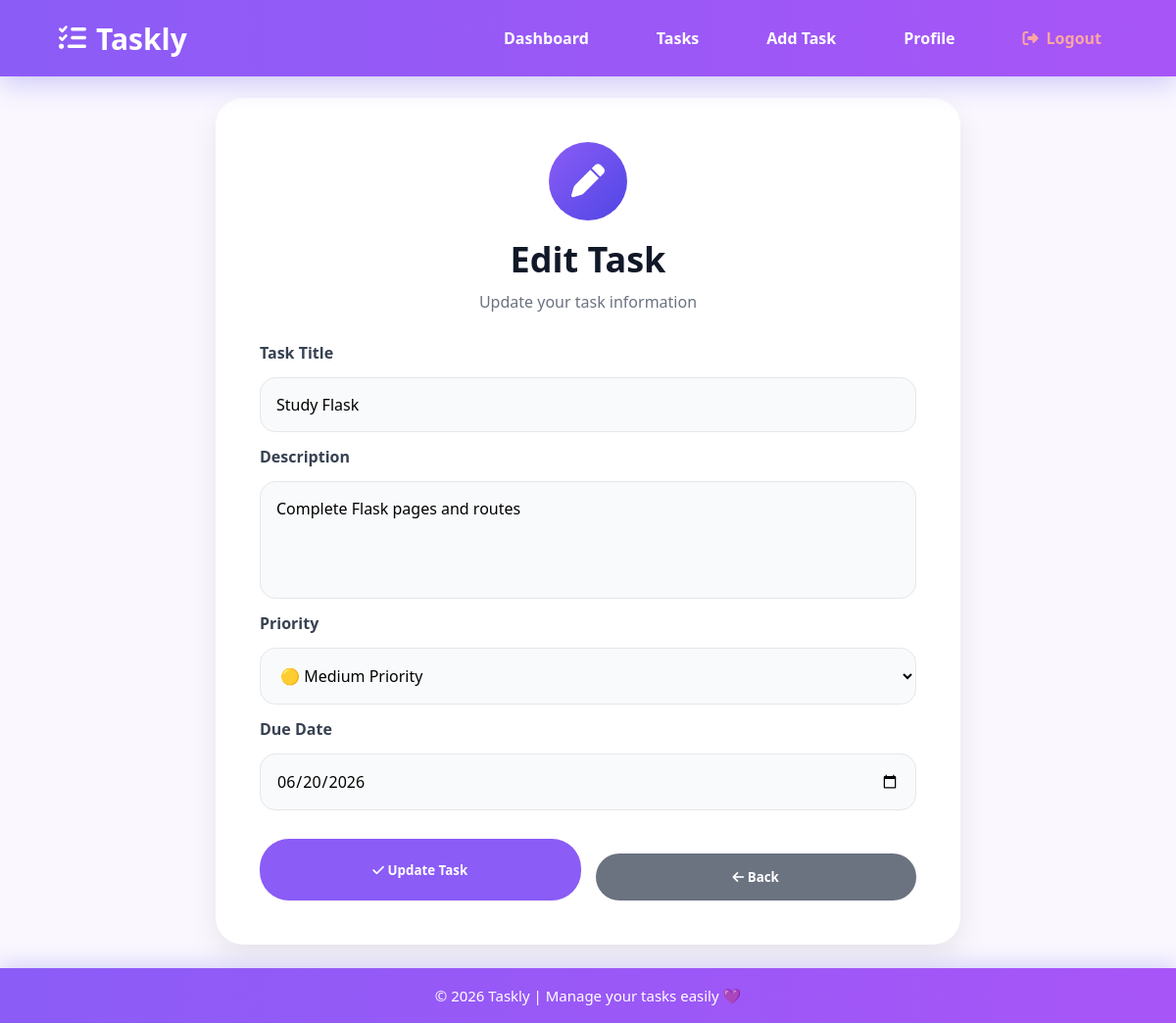
The app's page /edit-task/10 (signed in) with its own data.
### tables this page shows
CREATE TABLE tasks (
    id INTEGER PRIMARY KEY AUTOINCREMENT,
    title TEXT NOT NULL,
    description TEXT,
    due_date DATE,
    priority TEXT NOT NULL CHECK(priority IN ('Low', 'Medium', 'High')),
    status TEXT NOT NULL DEFAULT 'In Progress',
    user_id INTEGER NOT NULL, category_id INTEGER,
    FOREIGN KEY (user_id) REFERENCES users(id)
);

### app.py (the view, shortened to what this page needs)
@app.route("/edit-task/<int:task_id>", methods=["GET", "POST"])
def edit_task(task_id):
    if "user_id" not in session:
        return redirect(url_for("login"))
    conn = get_db()
    task = conn.execute(
        "SELECT * FROM tasks WHERE id = ? AND user_id = ?",
        (task_id, session["user_id"])
    ).fetchone()
    if task is None:
        conn.close()
        return "Task not found"
    conn.close()
    return render_template("edit_task.html", task=task)

### app.py (called while the page is built)
def get_db():
    conn = sqlite3.connect("taskly.db")
    conn.row_factory = sqlite3.Row
    return conn

### templates/edit_task.html (shortened to what this page needs)
{% extends "layout.html" %}
{% block content %}
<div class="edit-task-card">
    <div class="edit-task-header">
        <div class="edit-task-icon">
            <i class="fa-solid fa-pen"></i>
        </div>
        <h1>Edit Task</h1>
        <p>Update your task information</p>
    </div>
    <form method="POST" class="task-form">
        <label>Task Title</label>
        <input type="text" name="title" value="{{ task['title'] }}" required>
        <label>Description</label>
        <textarea name="description">{{ task['description'] }}</textarea>
        <label>Priority</label>
        <select name="priority">
            <option value="Medium" {% if task['priority'] == 'Medium' %}selected{% endif %}>🟡 Medium Priority</option>
        </select>
        <label>Due Date</label>
        <input type="date" name="due_date" value="{{ task['due_date'] }}" required>
        <div class="form-actions">
            <button type="submit" class="save-btn">
                <i class="fa-solid fa-check"></i>
                Update Task
            </button>
            <button type="button" class="back-btn" onclick="history.back()">
                <i class="fa-solid fa-arrow-left"></i>
                Back
            </button>
        </div>
    </form>
</div>
{% endblock %}

### static/css/style.css (style rules this page uses)
* { margin: 0; padding: 0; box-sizing: border-box; font-family: "Segoe UI", sans-serif; }
body { min-height: 100svh; display: flex; justify-content: center; align-items: center; background: #faf7ff; padding-top: 100px; padding-bottom: 80px; }
.back-btn { display: block; width: 100%; padding: 15px; margin-top: 15px; text-align: center; text-decoration: none; color: white; border-radius: 30px; background: linear-gradient(90deg,#5b5fff,#8b5cf6); }
.task-form { display: flex; flex-direction: column; gap: 14px; }
.task-form label { font-weight: bold; color: #374151; }
.task-form input, .task-form textarea, .task-form select { width: 100%; padding: 16px; border: 1px solid #e5e7eb; border-radius: 16px; font-size: 16px; outline: none; background: #f9fafb; }
.task-form textarea { height: 120px; resize: none; }
.form-actions { display: flex; gap: 15px; margin-top: 15px; }
.save-btn, .back-btn { flex: 1; border: none; padding: 15px; border-radius: 30px; color: white; font-weight: bold; cursor: pointer; }
.save-btn { background: #8b5cf6; }
.back-btn { background: #6b7280; }
.edit-task-card { width: 760px; max-width: 90%; background: white; padding: 45px; border-radius: 28px; box-shadow: 0 12px 30px rgba(0,0,0,.08); }
.edit-task-header { text-align: center; margin-bottom: 30px; }
.edit-task-icon { width: 80px; height: 80px; margin: 0 auto 15px; border-radius: 50%; background: linear-gradient(135deg,#8b5cf6,#4f46e5); color: white; display: flex; align-items: center; justify-content: center; font-size: 34px; }
.edit-task-header h1 { font-size: 36px; color: #111827; }
.edit-task-header p { color: #6b7280; margin-top: 8px; }

### records on screen
tasks: title "Study Flask", description "Complete Flask pages and routes", priority "🟡 Medium Priority", due_date "06/20/2026"
